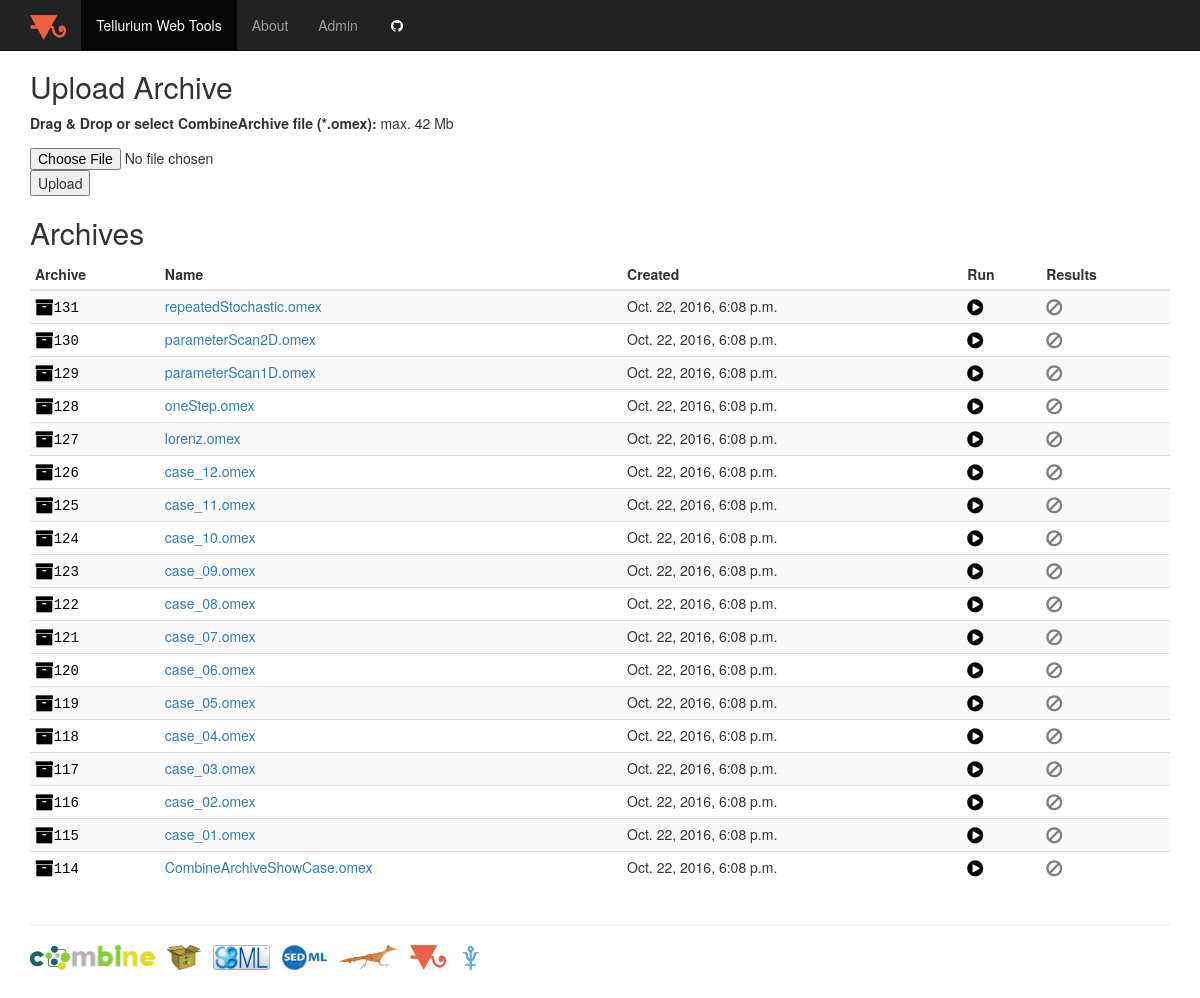
The page /combine/ on the database as committed earlier.
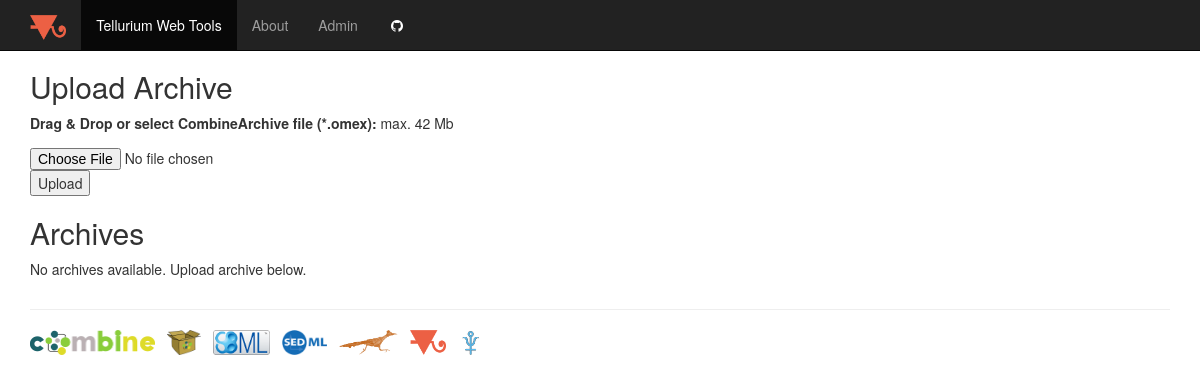
The same page on the database as committed later.
### combine/models.py (models this page shows, shortened)
class Archive(models.Model):
    name = models.CharField(max_length=200)
    file = models.FileField(upload_to='archives', validators=[validate_omex])
    created = models.DateTimeField('date published', editable=False)
    md5 = models.CharField(max_length=36)

### combine/views.py (the view)
def index(request, form=None):
    archives = Archive.objects.all().order_by('-created')
    if form is None:
        form = UploadArchiveForm()
    context = {
        'archives': archives,
        'form': form
    }
    return render(request, 'combine/index.html', context)

### combine/forms.py
class UploadArchiveForm(forms.Form):
    file = forms.FileField(
        label='Drag & Drop or select CombineArchive file (*.omex)',
        help_text='max. 42 Mb'
    )

### combine/templates/combine/index.html (shortened to what this page needs)
{% extends "combine/base_generic.html" %}
{% load static %}
{% block content %}
    <h2>Upload Archive</h2>
    <form action="{% url 'combine:upload' %}" method="post"
          enctype="multipart/form-data">
        <p>{{ form.file.label_tag }} {{ form.file.help_text }}</p>
        <p>
            {{ form.file }} <input type="submit" value="Upload"/>
        </p>
    </form>
    <h2>Archives</h2>
    {% if archives %}
        <table class="table table-striped table-condensed table-hover">
            <thead>
            <tr>
                <th>Archive</th>
                <th>Name</th>
                <th>Created</th>
                <th>Run</th>
                <th>Results</th>
            </tr>
            </thead>
            {% for archive in archives %}
                <tr>
                    <td><a href="{% url 'combine:archive' archive.id %}"><i class="fa fa-archive fa-lg black"></i><span class="math">{{archive.id}}</span></class></a>
                    </td>
                    <td><a href="{% url 'combine:archive' archive.id %}">{{ archive.name }}</a></td>
                    <td>{{ archive.created }}</td>
                    <td><a href="{% url 'combine:archive' archive.id %}"><i
                            class="fa fa-play-circle fa-lg black"></i></a></td>
                    <td><a href="{% url 'combine:archive' archive.id %}"><i
                            class="fa fa-ban fa-lg grey"></i></a></td>
                </tr>
            {% endfor %}
        </table>
    {% else %}
        <p>No archives available. Upload archive below.</p>
    {% endif %}
{% endblock %}

Rows that differ between the two databases and show on the page:
removed Archive: id "131", name "repeatedStochastic.omex", created "Oct. 22, 2016, 6:08 p.m."
removed Archive: id "130", name "parameterScan2D.omex", created "Oct. 22, 2016, 6:08 p.m."
removed Archive: id "129", name "parameterScan1D.omex", created "Oct. 22, 2016, 6:08 p.m."
removed Archive: id "128", name "oneStep.omex", created "Oct. 22, 2016, 6:08 p.m."
removed Archive: id "127", name "lorenz.omex", created "Oct. 22, 2016, 6:08 p.m."
removed Archive: id "126", name "case_12.omex", created "Oct. 22, 2016, 6:08 p.m."
removed Archive: id "125", name "case_11.omex", created "Oct. 22, 2016, 6:08 p.m."
removed Archive: id "124", name "case_10.omex", created "Oct. 22, 2016, 6:08 p.m."
removed Archive: id "123", name "case_09.omex", created "Oct. 22, 2016, 6:08 p.m."
removed Archive: id "122", name "case_08.omex", created "Oct. 22, 2016, 6:08 p.m."
removed Archive: id "121", name "case_07.omex", created "Oct. 22, 2016, 6:08 p.m."
removed Archive: id "120", name "case_06.omex", created "Oct. 22, 2016, 6:08 p.m."
removed Archive: id "119", name "case_05.omex", created "Oct. 22, 2016, 6:08 p.m."
removed Archive: id "118", name "case_04.omex", created "Oct. 22, 2016, 6:08 p.m."
removed Archive: id "117", name "case_03.omex", created "Oct. 22, 2016, 6:08 p.m."
removed Archive: id "116", name "case_02.omex", created "Oct. 22, 2016, 6:08 p.m."
removed Archive: id "115", name "case_01.omex", created "Oct. 22, 2016, 6:08 p.m."
removed Archive: id "114", name "CombineArchiveShowCase.omex", created "Oct. 22, 2016, 6:08 p.m."
Other text that changed with them:
text no longer shown: "Archive Name Created Run Results"
text now shown: "No archives available. Upload archive below."
